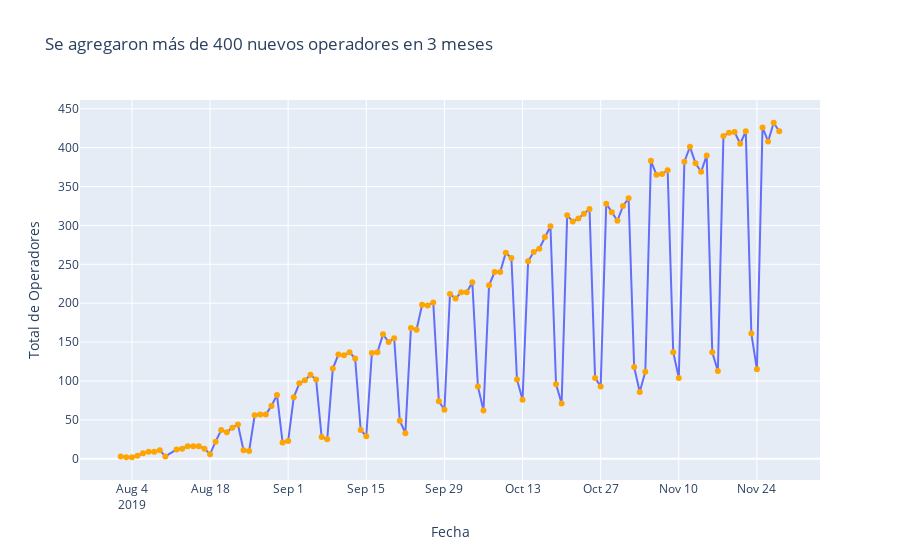

This figure's notebook cell:
### Code cell
# Crear un DataFrame con el conteo de operadores únicos por fecha
operadores_por_fecha = data.groupby('date')['operator_id'].nunique().reset_index()
operadores_por_fecha.rename(columns={'operator_id': 'count_unique_operators'}, inplace=True)

# Crear la gráfica de líneas interactiva
fig = px.line(operadores_por_fecha, 
              x='date', 
              y='count_unique_operators',
              title='Se agregaron más de 400 nuevos operadores en 3 meses',
              labels={'date': 'Fecha', 'count_unique_operators': 'Total de Operadores'},
              markers=True,  # Mostrar marcadores en cada punto
              )

fig.update_traces(
    marker_color='orange'  # Color de los marcadores (verde)
)

fig.show()

### Figure 1 — Plotly figure (JSON) as saved in the notebook; plotly's stock layout.template omitted (floating-point values rounded to 4 significant figures)
{"data": [{"hovertemplate": "Fecha=%{x}<br>Total de Operadores=%{y}<extra></extra>", "legendgroup": "", "line": {"color": "#636efa", "dash": "solid"}, "marker": {"color": "orange", "symbol": "circle"}, "mode": "lines+markers", "name": "", "orientation": "v", "showlegend": false, "type": "scatter", "x": ["2019-08-02", "2019-08-03", "2019-08-04", "2019-08-05", "2019-08-06", "2019-08-07", "2019-08-08", "2019-08-09", "2019-08-10", "2019-08-12", "2019-08-13", "2019-08-14", "2019-08-15", "2019-08-16", "2019-08-17", "2019-08-18", "2019-08-19", "2019-08-20", "2019-08-21", "2019-08-22", "2019-08-23", "2019-08-24", "2019-08-25", "2019-08-26", "2019-08-27", "2019-08-28", "2019-08-29", "2019-08-30", "2019-08-31", "2019-09-01", "2019-09-02", "2019-09-03", "2019-09-04", "2019-09-05", "2019-09-06", "2019-09-07", "2019-09-08", "2019-09-09", "2019-09-10", "2019-09-11", "2019-09-12", "2019-09-13", "2019-09-14", "2019-09-15", "2019-09-16", "2019-09-17", "2019-09-18", "2019-09-19", "2019-09-20", "2019-09-21", "2019-09-22", "2019-09-23", "2019-09-24", "2019-09-25", "2019-09-26", "2019-09-27", "2019-09-28", "2019-09-29", "2019-09-30", "2019-10-01", "2019-10-02", "2019-10-03", "2019-10-04", "2019-10-05", "2019-10-06", "2019-10-07", "2019-10-08", "2019-10-09", "2019-10-10", "2019-10-11", "2019-10-12", "2019-10-13", "2019-10-14", "2019-10-15", "2019-10-16", "2019-10-17", "2019-10-18", "2019-10-19", "2019-10-20", "2019-10-21", "2019-10-22", "2019-10-23", "2019-10-24", "2019-10-25", "2019-10-26", "2019-10-27", "2019-10-28", "2019-10-29", "2019-10-30", "2019-10-31", "2019-11-01", "2019-11-02", "2019-11-03", "2019-11-04", "2019-11-05", "2019-11-06", "2019-11-07", "2019-11-08", "2019-11-09", "2019-11-10", "2019-11-11", "2019-11-12", "2019-11-13", "2019-11-14", "2019-11-15", "2019-11-16", "2019-11-17", "2019-11-18", "2019-11-19", "2019-11-20", "2019-11-21", "2019-11-22", "2019-11-23", "2019-11-24", "2019-11-25", "2019-11-26", "2019-11-27", "2019-11-28"], "xaxis": "x", "y": [3, 2, 2, 4, 7, 9, 9, 11, 3, 12, 13, 16, 16, 16, 13, 6, 22, 37, 34, 40, 44, 11, 10, 56, 57, 57, 68, 82, 21, 23, 79, 97, 101, 108, 102, 28, 25, 116, 134, 133, 137, 129, 37, 29, 136, 137, 160, 150, 155, 49, 33, 168, 166, 198, 197, 201, 74, 63, 212, 206, 214, 214, 227, 93, 62, 223, 240, 240, 265, 258, 102, 76, 254, 266, 270, 285, 299, 96, 71, 313, 305, 309, 315, 321, 104, 93, 328, 317, 306, 325, 335, 118, 86, 112, 383, 365, 366, 371, 137, 104, 382, 401, 380, 369, 390, 137, 113, 415, 419, 420, 405, 421, 161, 115, 426, 408, 432, 421], "yaxis": "y"}], "layout": {"legend": {"tracegroupgap": 0}, "title": {"text": "Se agregaron más de 400 nuevos operadores en 3 meses"}, "xaxis": {"anchor": "y", "domain": [0, 1], "title": {"text": "Fecha"}}, "yaxis": {"anchor": "x", "domain": [0, 1], "title": {"text": "Total de Operadores"}}}}
